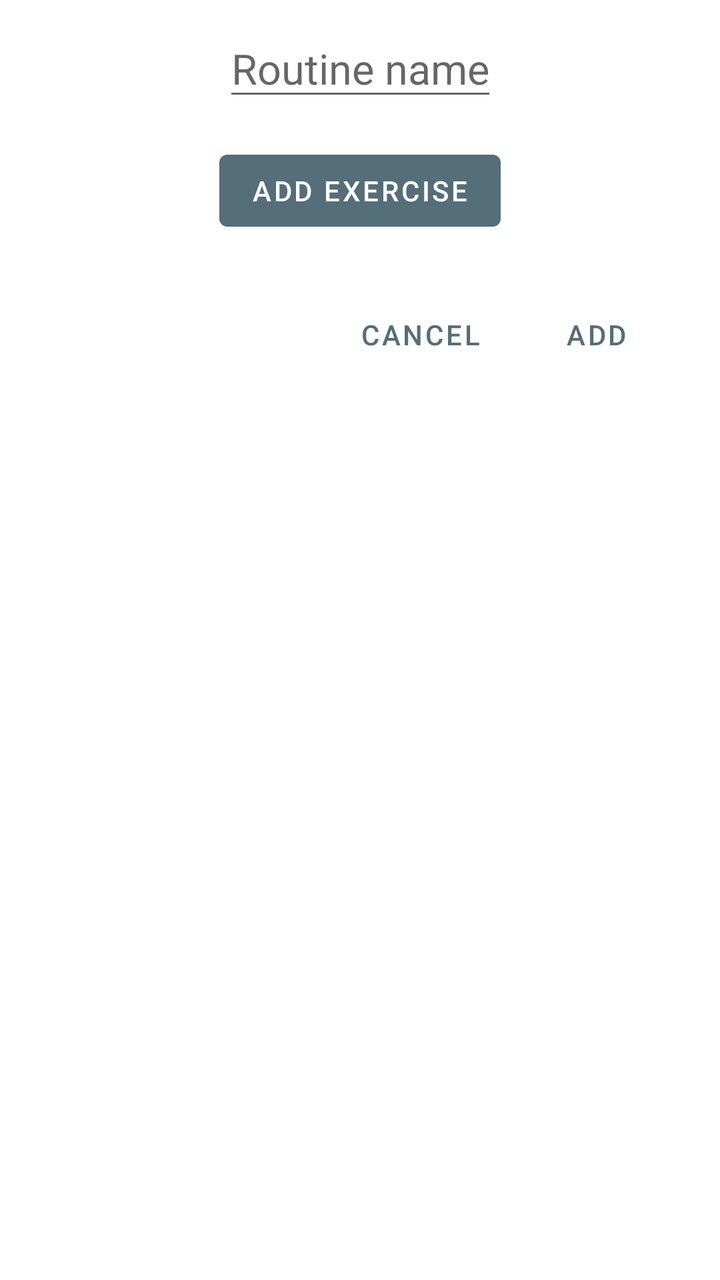
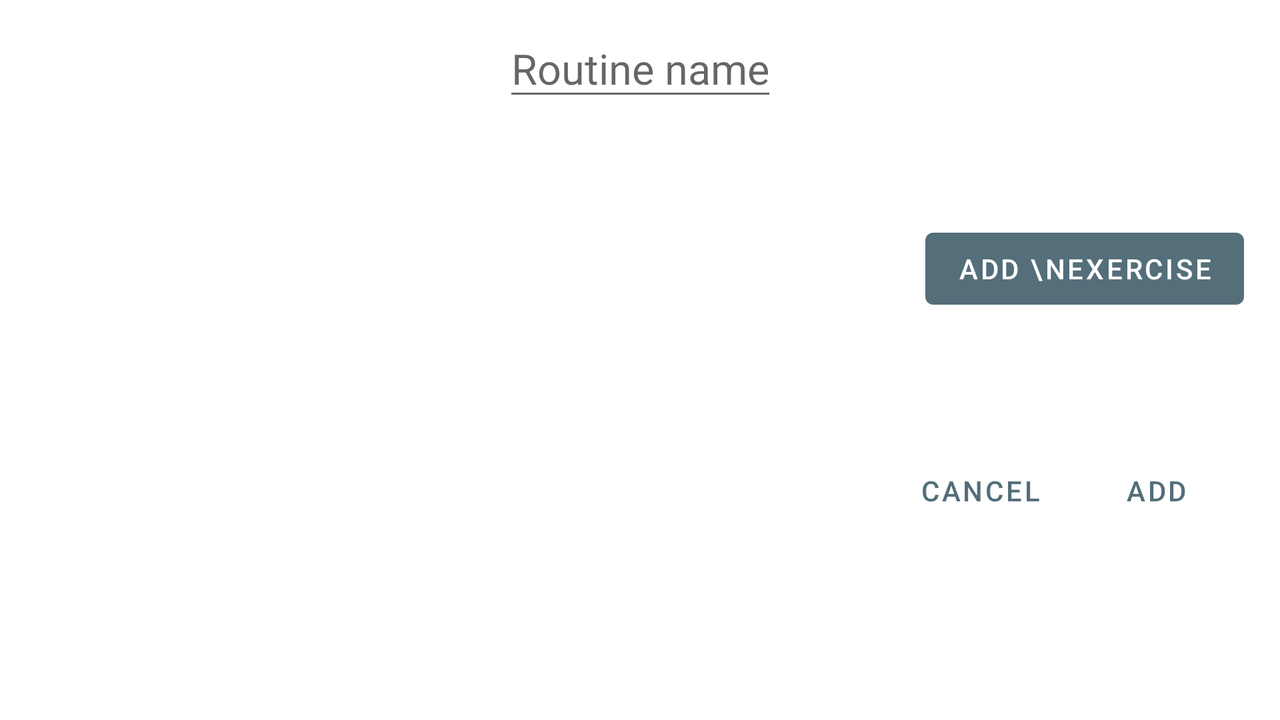

Two renders of one Android screen. The first uses the default layout on a phone; the second uses the alternative layout the repository ships for a different screen configuration, on a matching device. The two XML files are below.
<!-- AndroidManifest.xml: application theme AppTheme -->
<!-- res/layout/dialog_fragment_add_routine.xml -->
<?xml version="1.0" encoding="utf-8"?>
<androidx.constraintlayout.widget.ConstraintLayout xmlns:android="http://schemas.android.com/apk/res/android"
                                                   xmlns:app="http://schemas.android.com/apk/res-auto"
                                                   android:layout_width="match_parent"
                                                   android:layout_height="wrap_content"
                                                   android:minWidth="375dp"
                                                   android:padding="10dp">

    <EditText
            android:id="@+id/dialog_fragment_add_routine_workout_name"
            android:layout_width="wrap_content"
            android:layout_height="wrap_content"
            android:layout_marginStart="8dp"
            android:layout_marginEnd="8dp"
            android:hint="Routine name"
            android:inputType="textCapSentences"
            android:maxLength="20"
            android:textSize="21sp"
            app:layout_constraintEnd_toEndOf="parent"
            app:layout_constraintStart_toStartOf="parent"
            app:layout_constraintTop_toTopOf="parent"/>

    <androidx.recyclerview.widget.RecyclerView
            android:id="@+id/dialog_fragment_add_routine_recycler_view"
            android:layout_width="0dp"
            android:layout_height="0dp"
            app:layout_constraintHeight_default="wrap"
            app:layout_constraintHeight_max="280dp"
            android:adjustViewBounds="true"
            android:scrollbars="vertical"
            android:layout_marginStart="8dp"
            android:layout_marginTop="8dp"
            android:layout_marginEnd="8dp"
            app:layout_constraintEnd_toEndOf="parent"
            app:layout_constraintStart_toStartOf="parent"
            app:layout_constraintTop_toBottomOf="@+id/dialog_fragment_add_routine_workout_name"/>

    <com.google.android.material.button.MaterialButton
            android:id="@+id/dialog_fragment_add_routine_add_exercise"
            style="@style/Widget.MaterialComponents.Button.UnelevatedButton"
            android:layout_width="wrap_content"
            android:layout_height="wrap_content"
            android:layout_marginStart="8dp"
            android:layout_marginTop="8dp"
            android:text="Add exercise"
            app:layout_constraintEnd_toEndOf="@+id/dialog_fragment_add_routine_recycler_view"
            app:layout_constraintStart_toStartOf="@+id/dialog_fragment_add_routine_recycler_view"
            app:layout_constraintTop_toBottomOf="@+id/dialog_fragment_add_routine_recycler_view"
            android:layout_marginEnd="8dp"/>

    <com.google.android.material.button.MaterialButton
            android:id="@+id/dialog_fragment_add_button"
            style="@style/Widget.MaterialComponents.Button.TextButton"
            android:layout_width="wrap_content"
            android:layout_height="wrap_content"
            android:text="Add"
            app:layout_constraintEnd_toEndOf="parent"
            android:layout_marginEnd="8dp" android:layout_marginTop="24dp"
            app:layout_constraintTop_toBottomOf="@+id/dialog_fragment_add_routine_add_exercise"/>

    <com.google.android.material.button.MaterialButton
            android:id="@+id/dialog_fragment_cancel_button"
            style="@style/Widget.MaterialComponents.Button.TextButton"
            android:layout_width="wrap_content"
            android:layout_height="wrap_content"
            android:text="Cancel"
            app:layout_constraintEnd_toStartOf="@+id/dialog_fragment_add_button"
            app:layout_constraintTop_toTopOf="@+id/dialog_fragment_add_button" android:layout_marginBottom="8dp"
            app:layout_constraintBottom_toBottomOf="@+id/dialog_fragment_add_button"
            android:layout_marginTop="8dp"/>

</androidx.constraintlayout.widget.ConstraintLayout>
<!-- resources referenced by this layout -->
<resources>
  <style name="AppTheme" parent="Theme.MaterialComponents.Light.NoActionBar">
          <item name="colorPrimary">@color/colorPrimary</item>
          <item name="colorPrimaryVariant">@color/colorPrimaryLight</item>
          <item name="colorOnPrimary">#FFFFFF</item>
          <item name="colorSecondary">@color/colorSecondary</item>
          <item name="colorSecondaryVariant">@color/colorSecondaryLight</item>
          <item name="colorOnSecondary">#212121</item>
          <item name="colorError">#F44336</item>
          <item name="colorOnError">#FFFFFF</item>
          <item name="colorSurface">#FFFDFD</item>
          <item name="colorOnSurface">#212121</item>
          <item name="android:colorBackground">@color/background</item>
          <item name="colorOnBackground">#212121</item>
          <item name="android:statusBarColor">@color/colorPrimaryDark</item>
      </style>
  <color name="colorPrimary">#546E7A</color>
  <color name="colorPrimaryLight">#819ca9</color>
  <color name="colorSecondary">#26A69A</color>
  <color name="colorSecondaryLight">#64d8cb</color>
  <color name="background">#FFFFFF</color>
  <color name="colorPrimaryDark">#29434e</color>
</resources>
<!-- res/layout-land/dialog_fragment_add_routine.xml (the author's variant of the layout above) -->
<!-- drawn on the phone turned sideways -->
<?xml version="1.0" encoding="utf-8"?>
<androidx.constraintlayout.widget.ConstraintLayout xmlns:android="http://schemas.android.com/apk/res/android"
                                                   xmlns:app="http://schemas.android.com/apk/res-auto"
                                                   android:layout_width="wrap_content"
                                                   android:layout_height="wrap_content"
                                                   android:minWidth="500dp"
                                                   android:padding="10dp">

    <EditText
            android:id="@+id/dialog_fragment_add_routine_workout_name"
            android:layout_width="wrap_content"
            android:layout_height="wrap_content"
            android:layout_marginStart="8dp"
            android:layout_marginEnd="8dp"
            android:hint="Routine name"
            android:inputType="textCapSentences"
            android:maxLength="20"
            android:textSize="21sp"
            app:layout_constraintEnd_toEndOf="parent"
            app:layout_constraintStart_toStartOf="parent"
            app:layout_constraintTop_toTopOf="parent"/>

    <androidx.recyclerview.widget.RecyclerView
            android:id="@+id/dialog_fragment_add_routine_recycler_view"
            android:layout_width="0dp"
            android:layout_height="200dp"
            app:layout_constraintHeight_default="wrap"
            app:layout_constraintHeight_max="150dp"
            android:adjustViewBounds="true"
            android:scrollbars="vertical"
            android:layout_marginStart="8dp"
            android:layout_marginTop="8dp"
            app:layout_constraintStart_toStartOf="parent"
            app:layout_constraintTop_toBottomOf="@+id/dialog_fragment_add_routine_workout_name"
            android:layout_marginEnd="8dp"
            app:layout_constraintEnd_toStartOf="@+id/dialog_fragment_add_routine_add_exercise"/>

    <com.google.android.material.button.MaterialButton
            android:id="@+id/dialog_fragment_add_routine_add_exercise"
            style="@style/Widget.MaterialComponents.Button.UnelevatedButton"
            android:layout_width="wrap_content"
            android:layout_height="wrap_content"
            android:text="Add \nexercise"
            app:layout_constraintTop_toTopOf="@+id/dialog_fragment_add_routine_recycler_view"
            android:layout_marginBottom="8dp"
            app:layout_constraintBottom_toBottomOf="@+id/dialog_fragment_add_routine_recycler_view"
            app:layout_constraintEnd_toEndOf="parent" android:layout_marginEnd="8dp"/>

    <com.google.android.material.button.MaterialButton
            android:id="@+id/dialog_fragment_add_button"
            style="@style/Widget.MaterialComponents.Button.TextButton"
            android:layout_width="wrap_content"
            android:layout_height="wrap_content"
            android:text="Add"
            app:layout_constraintEnd_toEndOf="parent"
            android:layout_marginEnd="8dp" android:layout_marginTop="8dp"
            app:layout_constraintTop_toBottomOf="@+id/dialog_fragment_add_routine_recycler_view"/>

    <com.google.android.material.button.MaterialButton
            android:id="@+id/dialog_fragment_cancel_button"
            style="@style/Widget.MaterialComponents.Button.TextButton"
            android:layout_width="wrap_content"
            android:layout_height="wrap_content"
            android:text="Cancel"
            app:layout_constraintEnd_toStartOf="@+id/dialog_fragment_add_button"
            app:layout_constraintTop_toTopOf="@+id/dialog_fragment_add_button" android:layout_marginBottom="8dp"
            app:layout_constraintBottom_toBottomOf="@+id/dialog_fragment_add_button"
            android:layout_marginTop="8dp"/>

</androidx.constraintlayout.widget.ConstraintLayout>
